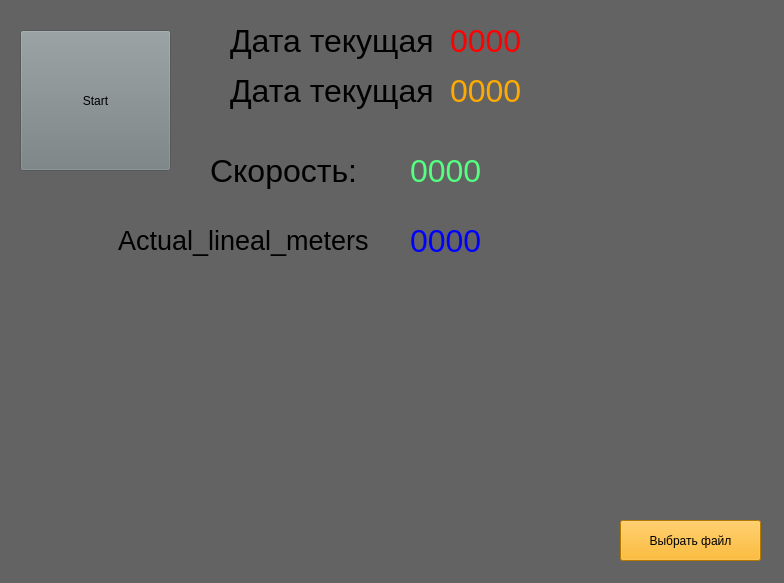
<?xml version="1.0" encoding="UTF-8"?>
<ui version="4.0">
 <class>MainWindow</class>
 <widget class="QMainWindow" name="MainWindow">
  <property name="geometry">
   <rect>
    <x>0</x>
    <y>0</y>
    <width>784</width>
    <height>583</height>
   </rect>
  </property>
  <property name="windowTitle">
   <string>MainWindow</string>
  </property>
  <property name="styleSheet">
   <string notr="true">background-color: rgb(99, 99, 99);</string>
  </property>
  <widget class="QWidget" name="centralwidget">
   <widget class="QPushButton" name="ButtonStart">
    <property name="enabled">
     <bool>true</bool>
    </property>
    <property name="geometry">
     <rect>
      <x>20</x>
      <y>30</y>
      <width>151</width>
      <height>141</height>
     </rect>
    </property>
    <property name="styleSheet">
     <string notr="true">background-color: rgb(117, 126, 127);</string>
    </property>
    <property name="text">
     <string>Start</string>
    </property>
    <property name="icon">
     <iconset theme="appointment-soon"/>
    </property>
    <property name="checkable">
     <bool>true</bool>
    </property>
    <property name="default">
     <bool>false</bool>
    </property>
    <property name="flat">
     <bool>false</bool>
    </property>
   </widget>
   <widget class="QPushButton" name="pushButton">
    <property name="geometry">
     <rect>
      <x>620</x>
      <y>520</y>
      <width>141</width>
      <height>41</height>
     </rect>
    </property>
    <property name="styleSheet">
     <string notr="true">background-color: rgb(255, 170, 0);</string>
    </property>
    <property name="text">
     <string>Выбрать файл</string>
    </property>
   </widget>
   <widget class="QLabel" name="Speed">
    <property name="geometry">
     <rect>
      <x>210</x>
      <y>150</y>
      <width>181</width>
      <height>41</height>
     </rect>
    </property>
    <property name="font">
     <font>
      <pointsize>24</pointsize>
     </font>
    </property>
    <property name="text">
     <string>Скорость:</string>
    </property>
   </widget>
   <widget class="QLabel" name="labelSpeed">
    <property name="geometry">
     <rect>
      <x>410</x>
      <y>150</y>
      <width>181</width>
      <height>41</height>
     </rect>
    </property>
    <property name="font">
     <font>
      <pointsize>24</pointsize>
     </font>
    </property>
    <property name="styleSheet">
     <string notr="true">color: rgb(85, 255, 127);</string>
    </property>
    <property name="text">
     <string>0000</string>
    </property>
   </widget>
   <widget class="QLabel" name="Date">
    <property name="geometry">
     <rect>
      <x>230</x>
      <y>20</y>
      <width>241</width>
      <height>41</height>
     </rect>
    </property>
    <property name="font">
     <font>
      <pointsize>24</pointsize>
     </font>
    </property>
    <property name="text">
     <string>Дата текущая</string>
    </property>
   </widget>
   <widget class="QLabel" name="labelDate">
    <property name="geometry">
     <rect>
      <x>450</x>
      <y>20</y>
      <width>181</width>
      <height>41</height>
     </rect>
    </property>
    <property name="font">
     <font>
      <pointsize>24</pointsize>
     </font>
    </property>
    <property name="styleSheet">
     <string notr="true">color: rgb(255, 0, 0);</string>
    </property>
    <property name="text">
     <string>0000</string>
    </property>
   </widget>
   <widget class="QLabel" name="Date2">
    <property name="geometry">
     <rect>
      <x>230</x>
      <y>70</y>
      <width>241</width>
      <height>41</height>
     </rect>
    </property>
    <property name="font">
     <font>
      <pointsize>24</pointsize>
     </font>
    </property>
    <property name="text">
     <string>Дата текущая</string>
    </property>
   </widget>
   <widget class="QLabel" name="labelDate_2">
    <property name="geometry">
     <rect>
      <x>450</x>
      <y>70</y>
      <width>181</width>
      <height>41</height>
     </rect>
    </property>
    <property name="font">
     <font>
      <pointsize>24</pointsize>
     </font>
    </property>
    <property name="styleSheet">
     <string notr="true">color: rgb(255, 170, 0);</string>
    </property>
    <property name="text">
     <string>0000</string>
    </property>
   </widget>
   <widget class="QLabel" name="Actual_lineal_meters">
    <property name="geometry">
     <rect>
      <x>118</x>
      <y>220</y>
      <width>261</width>
      <height>41</height>
     </rect>
    </property>
    <property name="font">
     <font>
      <pointsize>20</pointsize>
     </font>
    </property>
    <property name="text">
     <string>Actual_lineal_meters</string>
    </property>
   </widget>
   <widget class="QLabel" name="labelSpeed_2">
    <property name="geometry">
     <rect>
      <x>410</x>
      <y>220</y>
      <width>181</width>
      <height>41</height>
     </rect>
    </property>
    <property name="font">
     <font>
      <pointsize>24</pointsize>
     </font>
    </property>
    <property name="styleSheet">
     <string notr="true">color: rgb(0, 0, 255);</string>
    </property>
    <property name="text">
     <string>0000</string>
    </property>
   </widget>
  </widget>
 </widget>
 <resources/>
 <connections/>
</ui>
